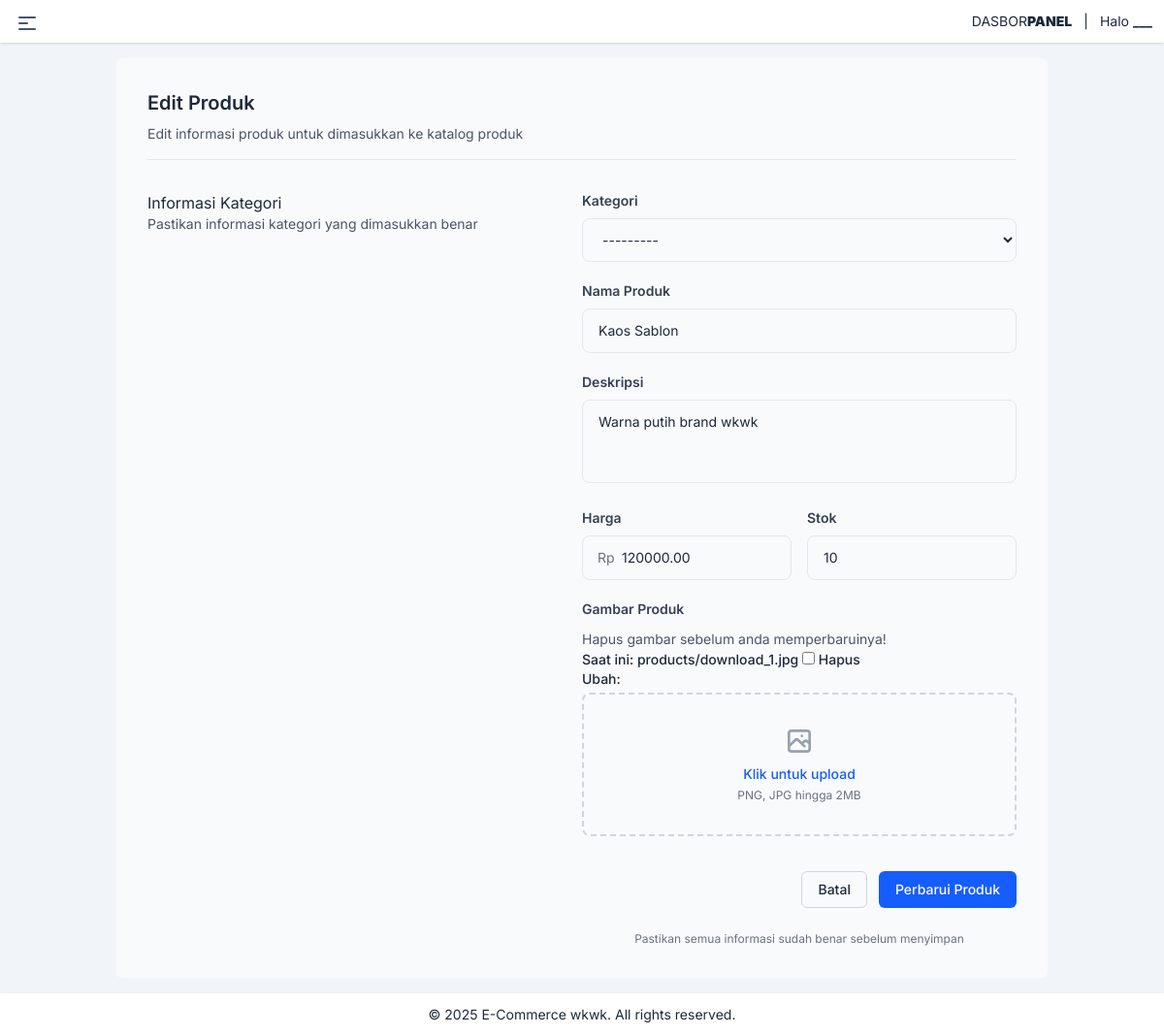
Before: /product/edit/5/ (signed in) with the older database file.
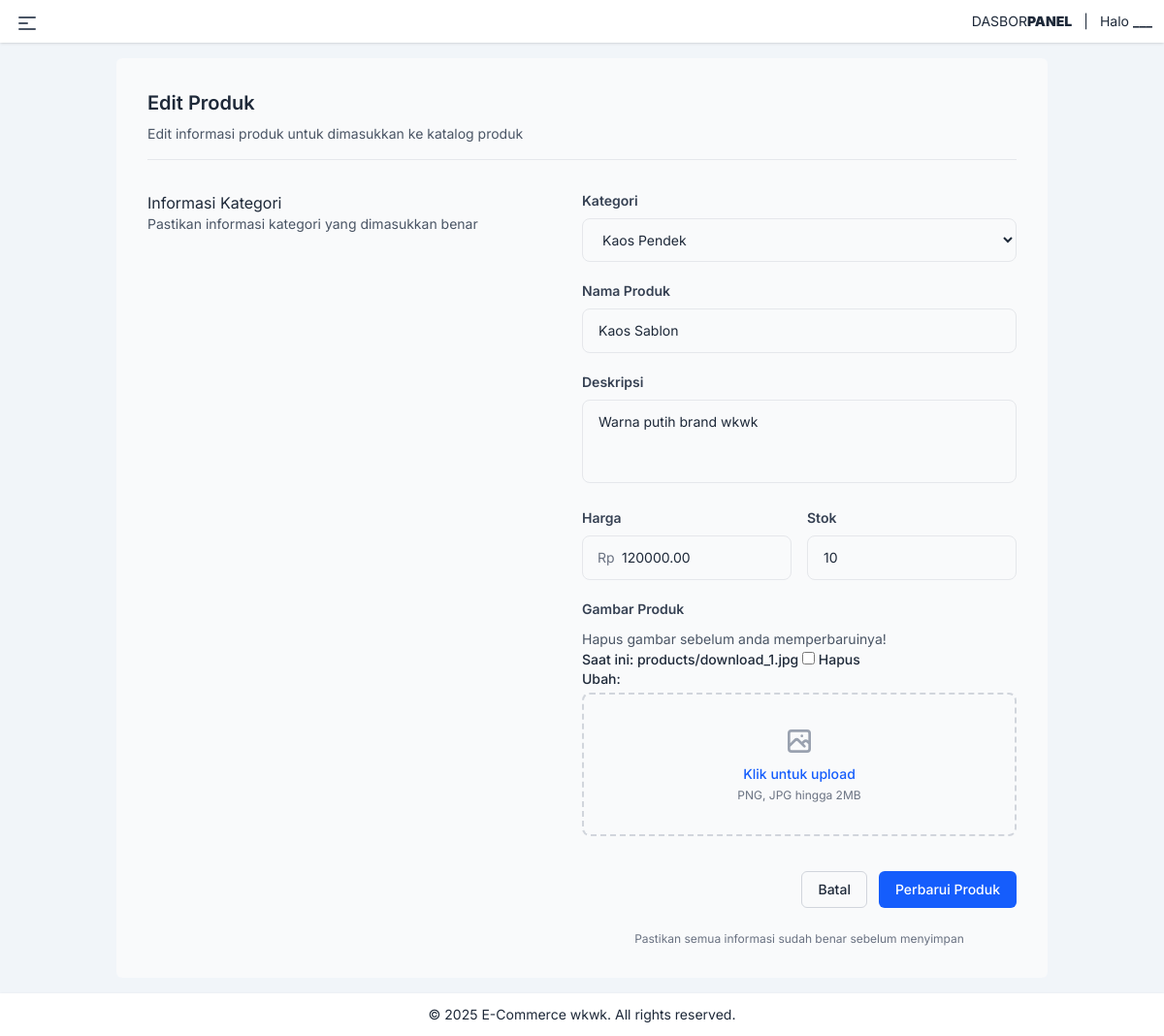
After: the same page with the newer database file.
### catalog/models.py (models this page shows, shortened)
class Products(models.Model):
    name = models.CharField(max_length=255)
    description = models.TextField()
    category = models.ForeignKey(Category, on_delete=models.CASCADE, null=True, blank=True)
    price = models.DecimalField(max_digits=10, decimal_places=2)
    stock = models.IntegerField()
    image = models.ImageField(upload_to='products/', blank=True, null=True)
    created_at = models.DateTimeField(auto_now_add=True)
    updated_at = models.DateTimeField(auto_now=True)

### catalog/views.py (the view)
# urls.py: path('product/edit/<int:pk>/', views.edit_product, name='edit_product'),
@login_required
def edit_product(request, pk):
    product = get_object_or_404(Products, pk=pk)
    if request.method == 'POST':
        form = ProductForm(request.POST, request.FILES, instance=product)
        if form.is_valid():
            form.save()
            return JsonResponse({'status': 'success', 'message': 'Produk berhasil diperbarui.'})
        else:
            return JsonResponse({'status': 'error', 'message': 'Form tidak valid', 'errors': form.errors}, status=400)
    else:
        form = ProductForm(instance=product)
    return render(request, 'product/product_form.html', {'form': form, 'title': 'Edit Produk'})

### catalog/models.py (called while the page is built)
    def __str__(self):
        return self.name

### templates/product/product_form.html (shortened to what the changed rows need)
{% extends "base.html" %}
{% block content %}
{% load widget_tweaks %}
<div class="w-full text-gray-800 p-8 bg-gray-50 rounded-md">
    <div class="flex items-center justify-between border-b border-gray-200 mb-4">
        <div class="text-center md:text-left space-y-2 mb-4">
            <h1 class="text-xl font-semibold text-gray-800">{% if form.instance.pk %}Edit Produk{% else %}Tambah
                Produk{% endif %}</h1>
        </div>
    </div>
    <div class="flex md:flex-row mt-8">
        <div class="md:w-1/2">
            <h1 class="text-gray-800">Informasi Kategori</h1>
        </div>
        <div class="md:w-1/2">
            <form id="productForm" method="post" enctype="multipart/form-data"
                action="{% if form.instance.pk %}{% url 'edit_product' form.instance.pk %}{% else %}{% url 'add_product' %}{% endif %}"
                class="space-y-5">
                <div>
                    <label class="block text-sm font-semibold text-gray-700 mb-2">
                        Kategori
                    </label>
                    {{ form.category }}
                </div>
                <div>
                    <label class="block text-sm font-semibold text-gray-700 mb-2">
                        Nama Produk
                    </label>
                    {{ form.name }}
                </div>
                <div>
                    <label class="block text-sm font-semibold text-gray-700 mb-2">
                        Deskripsi
                    </label>
                    {{ form.description }}
                </div>
                <div class="grid grid-cols-2 gap-4">
                    <div>
                        <div class="relative">
                            <span
                                class="absolute left-4 top-1/2 transform -translate-y-1/2 text-gray-500 text-sm">Rp</span>
                            {{ form.price }}
                        </div>
                    </div>
                    <div>
                        <label class="block text-sm font-semibold text-gray-700 mb-2">
                            Stok
                        </label>
                        {{ form.stock }}
                    </div>
                </div>
            </form>
        </div>
    </div>
</div>
{% endblock %}

Changed rows visible on the page:
changed Products "Kaos Sablon": category "---------" → "Kaos Pendek"
